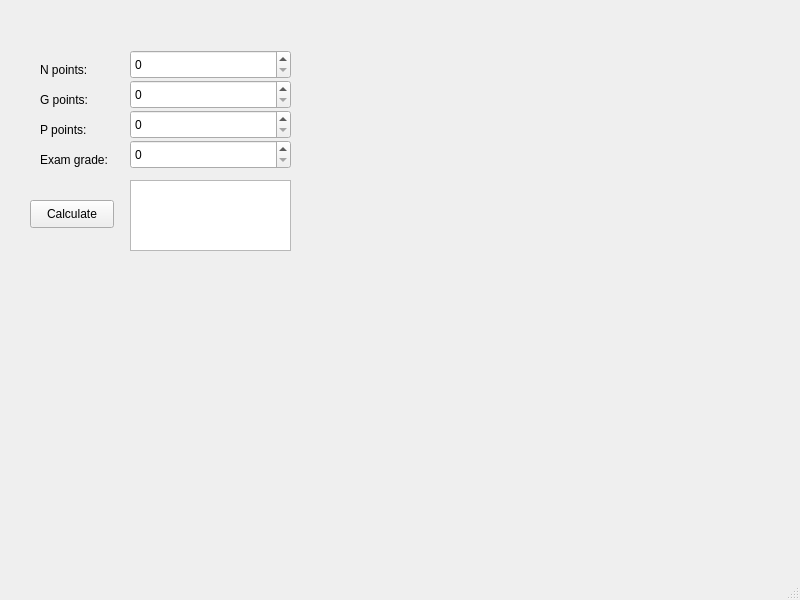
<?xml version="1.0" encoding="UTF-8"?>
<ui version="4.0">
 <class>MainWindow</class>
 <widget class="QMainWindow" name="MainWindow">
  <property name="geometry">
   <rect>
    <x>0</x>
    <y>0</y>
    <width>800</width>
    <height>600</height>
   </rect>
  </property>
  <property name="windowTitle">
   <string>MainWindow</string>
  </property>
  <widget class="QWidget" name="centralwidget">
   <widget class="QLabel" name="label">
    <property name="geometry">
     <rect>
      <x>40</x>
      <y>60</y>
      <width>63</width>
      <height>20</height>
     </rect>
    </property>
    <property name="text">
     <string>N points:</string>
    </property>
   </widget>
   <widget class="QLabel" name="label_2">
    <property name="geometry">
     <rect>
      <x>40</x>
      <y>90</y>
      <width>63</width>
      <height>20</height>
     </rect>
    </property>
    <property name="text">
     <string>G points:</string>
    </property>
   </widget>
   <widget class="QLabel" name="label_3">
    <property name="geometry">
     <rect>
      <x>40</x>
      <y>120</y>
      <width>63</width>
      <height>20</height>
     </rect>
    </property>
    <property name="text">
     <string>P points:</string>
    </property>
   </widget>
   <widget class="QLabel" name="label_4">
    <property name="geometry">
     <rect>
      <x>40</x>
      <y>150</y>
      <width>81</width>
      <height>20</height>
     </rect>
    </property>
    <property name="text">
     <string>Exam grade:</string>
    </property>
   </widget>
   <widget class="QPushButton" name="calculatePushButton">
    <property name="geometry">
     <rect>
      <x>30</x>
      <y>200</y>
      <width>84</width>
      <height>28</height>
     </rect>
    </property>
    <property name="text">
     <string>Calculate</string>
    </property>
   </widget>
   <widget class="QTextBrowser" name="textBrowser">
    <property name="geometry">
     <rect>
      <x>130</x>
      <y>180</y>
      <width>161</width>
      <height>71</height>
     </rect>
    </property>
   </widget>
   <widget class="QSpinBox" name="spinBoxN">
    <property name="geometry">
     <rect>
      <x>130</x>
      <y>50</y>
      <width>161</width>
      <height>29</height>
     </rect>
    </property>
   </widget>
   <widget class="QSpinBox" name="spinBoxG">
    <property name="geometry">
     <rect>
      <x>130</x>
      <y>80</y>
      <width>161</width>
      <height>29</height>
     </rect>
    </property>
   </widget>
   <widget class="QSpinBox" name="spinBoxP">
    <property name="geometry">
     <rect>
      <x>130</x>
      <y>110</y>
      <width>161</width>
      <height>29</height>
     </rect>
    </property>
   </widget>
   <widget class="QSpinBox" name="spinBoxE">
    <property name="geometry">
     <rect>
      <x>130</x>
      <y>140</y>
      <width>161</width>
      <height>29</height>
     </rect>
    </property>
   </widget>
  </widget>
  <widget class="QMenuBar" name="menubar">
   <property name="geometry">
    <rect>
     <x>0</x>
     <y>0</y>
     <width>800</width>
     <height>25</height>
    </rect>
   </property>
  </widget>
  <widget class="QStatusBar" name="statusbar"/>
 </widget>
 <resources/>
 <connections/>
</ui>
